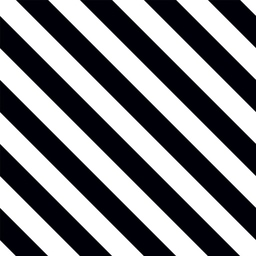
#> input picture Cryptography/tiles.jpg, 256 x 256 px, shrunk from 1000 x 1000 before the run, found by its file name
$ python AES_Demo.py
#> lines starting #> are read from the running program, lines starting #| are printed output that depends on the picture
### Cryptography/utils.py
import os
from PIL import Image, ImageFont, ImageDraw, ImageOps , ImageShow
import numpy as np
from enum import Enum
def random_key_generator(key_length):
    """
    Creates a random key with key_length bytes
    in hexadecimal and ASCII as bytes data type

    Paramaters
    ----------

    key_length : int
        Key length in bits

    Returns
    -------

    key : bytes
        Key as (ASCII or HEX) as bytes (if HEX is reresentable in ASCII then ASCII is prited o.w /x with HEX)
        This means A=>65 not 10 in decimal while /x_0a is 10 in decimal .
    """
    return os.urandom(key_length // 8)

def generate_random_iv(iv_length):
    """
    Paramaters
    ----------

    key_length : int
        Key length in bits
    """
    return random_key_generator(iv_length)

def inBin( toPrint ):
    """
    Returns the Binary representation of the input as str (for display ONLY!)

    toPrint is string => ASCII represenation
    toPrint is bytes => No / => ASCII  but with / HEX to BIN
    """
    if isinstance(toPrint,str):
        return " ".join(f"{ord(i):08b}" for i in toPrint)

    return " ".join(f"{(i):08b}" for i in toPrint)


def pad(plaintext , block_size=16 ):
    """
    Pads the given plaintext with PKCS#7 padding to a multiple of 16 bytes.
    Note that if the plaintext size is a multiple of 16,
    a whole block will be added.
    """
    padding_len = block_size - (len(plaintext) % block_size)
    padding = bytes([padding_len] * padding_len)
    return plaintext + padding

def unpad(plaintext):
    """
    Removes a PKCS#7 padding, returning the unpadded text and ensuring the
    padding was correct.
    """
    padding_len = plaintext[-1]
    assert padding_len > 0
    message, padding = plaintext[:-padding_len], plaintext[-padding_len:]
    assert all(p == padding_len for p in padding) , "Error in unpadding !!!"
    return message

def split_blocks(message, block_size=16, require_padding=True):
    """
    block_size in byte.
    """
    assert len(message) % block_size == 0 or not require_padding
    return [message[i:i+block_size] for i in range(0, len(message), block_size)]

def imread(path):
#> called with path = 'Cryptography\\tiles.jpg'
    return np.asarray(Image.open(path))
#> returned value is the input picture: shape (256, 256, 3); mean R, G, B 126.8, 126.9, 130.5
import matplotlib.pyplot as plt

def imshow_(img , title1 = '' ):
#> called with title1 = 'Original Image'
    x = Image.fromarray(img)
    x = ImageOps.expand(x, border=20, fill=(255,255,255))
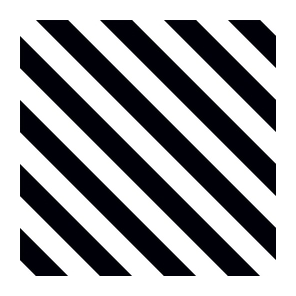
#> x: PIL image 296x296 RGB; mean R, G, B 159.1, 159.2, 161.9

    draw = ImageDraw.Draw(x)

    try:
        font = ImageFont.truetype("arial.ttf", 15)
    except :
        font = ImageFont.load_default()

    draw.text((20, 0), title1 , fill = (0,0,0), font = font)
    # ImageShow.show(x)
    #matplotlib implementation
    # plt.ion()
    plt.imshow(img,cmap='gray')
    if ( title1 != None ):
        plt.title(title1)
    # [4 lines of commented-out code are left out]
    return plt

def image2byte(img):
    return img.shape , img.reshape((-1)).tobytes() ;

def byte2image(size , b):
#> called with size = (256, 256, 3)
    return np.frombuffer(b, dtype= 'uint8').reshape(size);
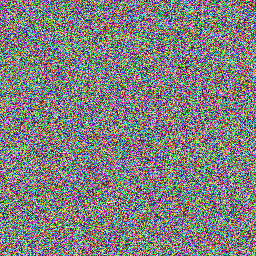
#> returned value: shape (256, 256, 3); mean of channels 0, 1, 2 127.6, 127.4, 127.1; drawn as R, G, B
#> call 2 of imshow_, with title1 = 'Encrypted Image'
#> in imshow_ (call 2), `x = ImageOps.expand(x, border=20, fill=(255,255,255))`:
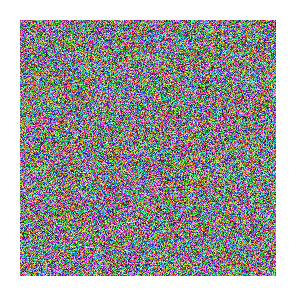
#> x: PIL image 296x296 RGB; mean R, G, B 159.7, 159.5, 159.4


class BC_mode(Enum):
     ECB = 1
     CBC = 2
     OFB = 3
     CFB = 4
     CTR = 5

def strToBytes(txt):
    if isinstance(txt, str):
				# Only accept ascii unicode values.
        try:
            return txt.encode('ascii')
        except UnicodeEncodeError:
            pass
        raise ValueError("Des can only work with encoded strings, not Unicode.")
    return txt

# [29 lines left out: functions String_to_BitList, BitList_to_String, not called in this run]

def xor_bytes(a, b):
    """ Returns a new byte array with the elements xor'ed. """
    return bytes(i^j for i, j in zip(a, b))

def compare2arrays(a, b):
    """ Returns a new byte array with the elements xor'ed. """
    return (i!=j for i, j in zip(a, b))

from random import sample
# [13 lines left out: function channelError, not called in this run]
def task4(string_binary, prb = 0.03):
    print('original text: ', string_binary)
    print('noisy text: ', BitList_to_String(channelError(String_to_BitList(string_binary), prb)))

# [68 lines left out: functions byteErrorRate, bitErrorRate, blockErrorRate, pixelErrorRate, not called in this run]


# see = image2byte(imread(os.path.dirname(os.path.abspath(__file__)) + '\\tiles.jpg'))

# imshow(byte2image(see[0], ))


imagesList = []
for i in range(3):
    tempLst = []
    for j in range(4):

        tempLst.append(imread(os.path.dirname(os.path.abspath(__file__)) + '\\tiles.jpg'))

    imagesList.append(tempLst)

### Cryptography/AES.py
"""
This is a pure python implementation of the Advanced Encryption Standard
AES with support for keys lengths ( AES-128, AES-192, AES-256).

Disclaimer !!
The following GItHub Repos. where used in this implemenation...
[1] https://github.com/boppreh/aes
[2] https://github.com/gabrielmbmb/aes

"""
################################################################################################
# Class: ciphers and deciphers the plaintext using the AES block cipher
#           with support to AES 128 and AES 192 and AES 256
# internal parameters:
#       plaintext: the plain text of arbitrary length e.g. 64 bits, or 8 characters
#       key: the cipher key of arbitrary length e.g. 64 bits or 8 characters
# Important functions:
#       encrypt_block: encrypt one block of size 128 bits or 16 bytes
#       encrypt: encrypt any stream e.g. arbitrary length text or image using AES
################################################################################################

import utils
from tqdm import tqdm
# [8 lines of commented-out code are left out]
s_box = (
    0x63, 0x7C, 0x77, 0x7B, 0xF2, 0x6B, 0x6F, 0xC5, 0x30, 0x01, 0x67, 0x2B, 0xFE, 0xD7, 0xAB, 0x76,
    0xCA, 0x82, 0xC9, 0x7D, 0xFA, 0x59, 0x47, 0xF0, 0xAD, 0xD4, 0xA2, 0xAF, 0x9C, 0xA4, 0x72, 0xC0,
    0xB7, 0xFD, 0x93, 0x26, 0x36, 0x3F, 0xF7, 0xCC, 0x34, 0xA5, 0xE5, 0xF1, 0x71, 0xD8, 0x31, 0x15,
    0x04, 0xC7, 0x23, 0xC3, 0x18, 0x96, 0x05, 0x9A, 0x07, 0x12, 0x80, 0xE2, 0xEB, 0x27, 0xB2, 0x75,
    0x09, 0x83, 0x2C, 0x1A, 0x1B, 0x6E, 0x5A, 0xA0, 0x52, 0x3B, 0xD6, 0xB3, 0x29, 0xE3, 0x2F, 0x84,
    0x53, 0xD1, 0x00, 0xED, 0x20, 0xFC, 0xB1, 0x5B, 0x6A, 0xCB, 0xBE, 0x39, 0x4A, 0x4C, 0x58, 0xCF,
    0xD0, 0xEF, 0xAA, 0xFB, 0x43, 0x4D, 0x33, 0x85, 0x45, 0xF9, 0x02, 0x7F, 0x50, 0x3C, 0x9F, 0xA8,
    0x51, 0xA3, 0x40, 0x8F, 0x92, 0x9D, 0x38, 0xF5, 0xBC, 0xB6, 0xDA, 0x21, 0x10, 0xFF, 0xF3, 0xD2,
    0xCD, 0x0C, 0x13, 0xEC, 0x5F, 0x97, 0x44, 0x17, 0xC4, 0xA7, 0x7E, 0x3D, 0x64, 0x5D, 0x19, 0x73,
    0x60, 0x81, 0x4F, 0xDC, 0x22, 0x2A, 0x90, 0x88, 0x46, 0xEE, 0xB8, 0x14, 0xDE, 0x5E, 0x0B, 0xDB,
    0xE0, 0x32, 0x3A, 0x0A, 0x49, 0x06, 0x24, 0x5C, 0xC2, 0xD3, 0xAC, 0x62, 0x91, 0x95, 0xE4, 0x79,
    0xE7, 0xC8, 0x37, 0x6D, 0x8D, 0xD5, 0x4E, 0xA9, 0x6C, 0x56, 0xF4, 0xEA, 0x65, 0x7A, 0xAE, 0x08,
    0xBA, 0x78, 0x25, 0x2E, 0x1C, 0xA6, 0xB4, 0xC6, 0xE8, 0xDD, 0x74, 0x1F, 0x4B, 0xBD, 0x8B, 0x8A,
    0x70, 0x3E, 0xB5, 0x66, 0x48, 0x03, 0xF6, 0x0E, 0x61, 0x35, 0x57, 0xB9, 0x86, 0xC1, 0x1D, 0x9E,
    0xE1, 0xF8, 0x98, 0x11, 0x69, 0xD9, 0x8E, 0x94, 0x9B, 0x1E, 0x87, 0xE9, 0xCE, 0x55, 0x28, 0xDF,
    0x8C, 0xA1, 0x89, 0x0D, 0xBF, 0xE6, 0x42, 0x68, 0x41, 0x99, 0x2D, 0x0F, 0xB0, 0x54, 0xBB, 0x16
)

inv_s_box = (
    0x52, 0x09, 0x6A, 0xD5, 0x30, 0x36, 0xA5, 0x38, 0xBF, 0x40, 0xA3, 0x9E, 0x81, 0xF3, 0xD7, 0xFB,
    0x7C, 0xE3, 0x39, 0x82, 0x9B, 0x2F, 0xFF, 0x87, 0x34, 0x8E, 0x43, 0x44, 0xC4, 0xDE, 0xE9, 0xCB,
    0x54, 0x7B, 0x94, 0x32, 0xA6, 0xC2, 0x23, 0x3D, 0xEE, 0x4C, 0x95, 0x0B, 0x42, 0xFA, 0xC3, 0x4E,
    0x08, 0x2E, 0xA1, 0x66, 0x28, 0xD9, 0x24, 0xB2, 0x76, 0x5B, 0xA2, 0x49, 0x6D, 0x8B, 0xD1, 0x25,
    0x72, 0xF8, 0xF6, 0x64, 0x86, 0x68, 0x98, 0x16, 0xD4, 0xA4, 0x5C, 0xCC, 0x5D, 0x65, 0xB6, 0x92,
    0x6C, 0x70, 0x48, 0x50, 0xFD, 0xED, 0xB9, 0xDA, 0x5E, 0x15, 0x46, 0x57, 0xA7, 0x8D, 0x9D, 0x84,
    0x90, 0xD8, 0xAB, 0x00, 0x8C, 0xBC, 0xD3, 0x0A, 0xF7, 0xE4, 0x58, 0x05, 0xB8, 0xB3, 0x45, 0x06,
    0xD0, 0x2C, 0x1E, 0x8F, 0xCA, 0x3F, 0x0F, 0x02, 0xC1, 0xAF, 0xBD, 0x03, 0x01, 0x13, 0x8A, 0x6B,
    0x3A, 0x91, 0x11, 0x41, 0x4F, 0x67, 0xDC, 0xEA, 0x97, 0xF2, 0xCF, 0xCE, 0xF0, 0xB4, 0xE6, 0x73,
    0x96, 0xAC, 0x74, 0x22, 0xE7, 0xAD, 0x35, 0x85, 0xE2, 0xF9, 0x37, 0xE8, 0x1C, 0x75, 0xDF, 0x6E,
    0x47, 0xF1, 0x1A, 0x71, 0x1D, 0x29, 0xC5, 0x89, 0x6F, 0xB7, 0x62, 0x0E, 0xAA, 0x18, 0xBE, 0x1B,
    0xFC, 0x56, 0x3E, 0x4B, 0xC6, 0xD2, 0x79, 0x20, 0x9A, 0xDB, 0xC0, 0xFE, 0x78, 0xCD, 0x5A, 0xF4,
    0x1F, 0xDD, 0xA8, 0x33, 0x88, 0x07, 0xC7, 0x31, 0xB1, 0x12, 0x10, 0x59, 0x27, 0x80, 0xEC, 0x5F,
    0x60, 0x51, 0x7F, 0xA9, 0x19, 0xB5, 0x4A, 0x0D, 0x2D, 0xE5, 0x7A, 0x9F, 0x93, 0xC9, 0x9C, 0xEF,
    0xA0, 0xE0, 0x3B, 0x4D, 0xAE, 0x2A, 0xF5, 0xB0, 0xC8, 0xEB, 0xBB, 0x3C, 0x83, 0x53, 0x99, 0x61,
    0x17, 0x2B, 0x04, 0x7E, 0xBA, 0x77, 0xD6, 0x26, 0xE1, 0x69, 0x14, 0x63, 0x55, 0x21, 0x0C, 0x7D,
)

r_con = (
    0x00, 0x01, 0x02, 0x04, 0x08, 0x10, 0x20, 0x40,
    0x80, 0x1B, 0x36, 0x6C, 0xD8, 0xAB, 0x4D, 0x9A,
    0x2F, 0x5E, 0xBC, 0x63, 0xC6, 0x97, 0x35, 0x6A,
    0xD4, 0xB3, 0x7D, 0xFA, 0xEF, 0xC5, 0x91, 0x39,
)

class AES:

    rounds_by_key_size = {16: 10, 24: 12, 32: 14}
    # Constructor
    def __init__(self, master_key):
        """
        Initializes the object with a given key.
        """
        assert len(master_key) in AES.rounds_by_key_size
        utils.strToBytes(master_key)
        self.n_rounds = AES.rounds_by_key_size[len(master_key)]
        self._key_matrices = self._expand_key(master_key)

    # Key Schedule
    def _expand_key(self, master_key):
        """
        Expands and returns a list of key matrices for the given master_key.
        """
        # Initialize round keys with raw key material.
        key_columns = self.bytes2matrix(master_key)
        iteration_size = len(master_key) // 4

        # Each iteration has exactly as many columns as the key material.
        columns_per_iteration = len(key_columns)
        i = 1
        while len(key_columns) < (self.n_rounds + 1) * 4:  # (num_keys + 1) * 4 word per key
            # Copy previous word.
            word = list(key_columns[-1])

            # Perform schedule_core once every "row". ( G fun and xor)
            if len(key_columns) % iteration_size == 0:
                # Circular shift.
                word.append(word.pop(0))
                # Map to S-BOX.
                word = [s_box[b] for b in word]
                # XOR with first byte of R-CON, since the others bytes of R-CON are 0.
                word[0] ^= r_con[i]
                i += 1
            elif len(master_key) == 32 and len(key_columns) % iteration_size == 4:
                # Run word through S-box in the fourth iteration when using a
                # 256-bit key.
                word = [s_box[b] for b in word]

            # XOR with equivalent word from previous iteration.
            word = self.xor_bytes(word, key_columns[-iteration_size])
            key_columns.append(word)

        # Group key words in 4x4 byte matrices.
        return [key_columns[4*i : 4*(i+1)] for i in range(len(key_columns) // 4)]

    # main Encryption Loop
    def encrypt_block(self, plaintext):
        """
        Encrypts a single block of 16 byte long plaintext.
        """
        assert len(plaintext) == 16

        plain_state = self.bytes2matrix(plaintext)

        self.add_round_key(plain_state, self._key_matrices[0])

        for i in range(1, self.n_rounds):
            self.sub_bytes(plain_state)
            self.shift_rows(plain_state)
            self.mix_columns(plain_state)
            self.add_round_key(plain_state, self._key_matrices[i])

        self.sub_bytes(plain_state)
        self.shift_rows(plain_state)
        self.add_round_key(plain_state, self._key_matrices[-1])

        return self.matrix2bytes(plain_state)

    # main Decryption Loop
    def decrypt_block(self, ciphertext):
        """
        Decrypts a single block of 16 byte long ciphertext.
        """
        assert len(ciphertext) == 16

        cipher_state = self.bytes2matrix(ciphertext)

        self.add_round_key(cipher_state, self._key_matrices[-1])
        self.inv_shift_rows(cipher_state)
        self.inv_sub_bytes(cipher_state)

        for i in range(self.n_rounds - 1, 0, -1):
            self.add_round_key(cipher_state, self._key_matrices[i])
            self.inv_mix_columns(cipher_state)
            self.inv_shift_rows(cipher_state)
            self.inv_sub_bytes(cipher_state)

        self.add_round_key(cipher_state, self._key_matrices[0])

        return self.matrix2bytes(cipher_state)

    # Encryption Function
    def encrypt( self, plaintext, mode =utils.BC_mode.ECB , iv = None ):
        """
        Encrypts `plaintext` with `key` using AES-128, an HMAC to verify integrity,
        and PBKDF2 to stretch the given key.

        The exact algorithm is specified in the module docstring.
        """
        assert isinstance( mode, utils.BC_mode  )
        assert iv==None or len(iv)==16
        utils.strToBytes(plaintext)
        plaintext = utils.pad(plaintext)
        blocks = []

        if( mode == utils.BC_mode.CBC  and iv != None):
            previous = iv
            for plaintext_block in tqdm(utils.split_blocks(plaintext), desc="CBC encryption"):
                # CBC mode encrypt:
                block = self.encrypt_block(self.xor_bytes(plaintext_block, previous))
                # print(len(block))
                blocks.append(block)
                previous = block
            ciphertext =  b''.join(blocks)
        elif( mode == utils.BC_mode.OFB  and iv != None ):
            previous = iv
            for plaintext_block in tqdm(utils.split_blocks(plaintext), desc="OFB encryption"):
                # OFB mode encrypt: plaintext_block XOR encrypt(previous)
                block = self.encrypt_block(previous)
                ciphertext_block = self.xor_bytes(plaintext_block, block)
                blocks.append(ciphertext_block)
                previous = block
            ciphertext =  b''.join(blocks)
        elif (mode == utils.BC_mode.CFB and iv != None):
            previous = iv
            s = 8
            #The plain text will be encrypted depending on the number of bits s
            for plaintext_block in tqdm(utils.split_blocks(plaintext, block_size=s ), desc="CFB encryption"):

                #encrypt block previous and choose s bytes
                block = self.encrypt_block(previous)[:s]
                #XOR block with the plain text to produce first cipher
                ciphertext_block = self.xor_bytes(block, plaintext_block)
                blocks.append(ciphertext_block)

                #now we must update the blocks for the next loop
                #The cipher block we just encrypted will take the LSB
                prev_ciphertext_block = ciphertext_block
                previous = previous[:s] + prev_ciphertext_block

            ciphertext = b''.join(blocks)

        elif (mode == utils.BC_mode.CTR and iv != None):
            previous = iv
            def iv_to_bytes(iv):
                #returns an integer represented in bytes as the first counter
                return b''.join([iv[i].to_bytes(1, byteorder = 'little') for i in range(len(iv))])

            number_in_bytes = iv_to_bytes(iv)
            def bytes_to_int(bytes):
                return int.from_bytes(bytes, byteorder = 'little')
            number_int = bytes_to_int(number_in_bytes)

            def int_to_bytes(int):
                return int.to_bytes(16, byteorder = 'little')

            for counter, plaintext_block in tqdm(enumerate(utils.split_blocks(plaintext)), desc="CTR encryption"):
                counter_block = number_int + counter
                counter_block = counter_block % 2**16

                counter_block_to_encrypt = int_to_bytes(counter_block)

                block = self.encrypt_block(counter_block_to_encrypt)
                ciphertext_block = self.xor_bytes(block, plaintext_block)

                blocks.append(ciphertext_block)


                # CTR mode encrypt: plaintext_block XOR encrypt(counter)
                # write the code for the counter mode here
            ciphertext = b''.join(blocks)
        else:
            for plaintext_block in tqdm(utils.split_blocks(plaintext), desc="ECB encryption"):
                # ECB mode encrypt:
                block = self.encrypt_block(plaintext_block)
                blocks.append(block)
            ciphertext =  b''.join(blocks)

        return ciphertext

    # Decryption Function
    def decrypt( self, ciphertext, mode = utils.BC_mode.ECB, iv = None):
        """
        Decrypts `ciphertext` with the given initialization vector (iv).

        """
        assert isinstance( mode, utils.BC_mode  )
        assert iv==None or len(iv)==16
        utils.strToBytes(ciphertext)
        # ciphertext = utils.pad(ciphertext)
        blocks = []

        if( mode == utils.BC_mode.CBC and iv != None):

            previous = iv
            for ciphertext_block in tqdm(utils.split_blocks(ciphertext), desc="CBC decryption"):
                # CBC mode decryption:
                blocks.append(self.xor_bytes( previous, self.decrypt_block(ciphertext_block)  ))
                previous = ciphertext_block
            plaintext =  utils.unpad( b''.join(blocks) ) ;

        elif( mode == utils.BC_mode.OFB  and iv != None ):
            previous = iv
            for ciphertext_block in tqdm(utils.split_blocks(ciphertext), desc="OFB decryption"):
                # OFB mode decryption: plaintext_block XOR encrypt(previous)
                block = self.encrypt_block(previous)
                plaintext_block = self.xor_bytes(ciphertext_block, block)
                blocks.append(plaintext_block)
                previous = block
            plaintext =  utils.unpad( b''.join(blocks) )
        elif (mode == utils.BC_mode.CFB and iv != None):
            previous = iv
            s = 8
            for ciphertext_block in tqdm(utils.split_blocks(ciphertext, block_size=s), desc="CFB decryption"):


                temp = self.encrypt_block(previous)[:s]
                plaintext_block = self.xor_bytes(ciphertext_block, temp)
                blocks.append(plaintext_block)
                previous = previous[:s] + ciphertext_block


            plaintext =  utils.unpad( b''.join(blocks) )


        elif (mode == utils.BC_mode.CTR and iv != None):
            previous = iv
            def iv_to_bytes(iv):
                #returns an integer represented in bytes as the first counter
                return b''.join([iv[i].to_bytes(1, byteorder = 'little') for i in range(len(iv))])

            number_in_bytes = iv_to_bytes(iv)
            def bytes_to_int(bytes):
                return int.from_bytes(bytes, byteorder = 'little')
            number_int = bytes_to_int(number_in_bytes)

            def int_to_bytes(int):
                return int.to_bytes(16, byteorder = 'little')

            for counter, ciphertext_block in tqdm(enumerate(utils.split_blocks(ciphertext)), desc="CTR encryption"):
                counter_block = number_int + counter
                counter_block = counter_block % 2**16

                counter_block_to_encrypt = int_to_bytes(counter_block)

                block = self.encrypt_block(counter_block_to_encrypt)
                plaintext_block = self.xor_bytes(block, ciphertext_block)

                blocks.append(plaintext_block)


                # CTR mode encrypt: ciphertext_block XOR encrypt(counter)
                # write the code for the counter mode here
            plaintext = utils.unpad( b''.join(blocks) )
        else:
            for ciphertext_block in tqdm(utils.split_blocks(ciphertext), desc="ECB decryption"):
                # ECB mode encrypt:
                block = self.decrypt_block(ciphertext_block)
                blocks.append(block)
            plaintext =  utils.unpad(b''.join(blocks) )

        return plaintext

    # internal use Methods
    def bytes2matrix(self,text):
        """ Converts a 16-byte array into a 4x4 matrix. """
        return [list(text[i:i+4]) for i in range(0, len(text), 4)]

    def matrix2bytes(self,matrix):
        """ Converts a 4x4 matrix into a 16-byte array.  """
        return bytes(sum(matrix, []))

    def xor_bytes(self,a, b):
        """ Returns a new byte array with the elements xor'ed. """
        return bytes(i^j for i, j in zip(a, b))

    def sub_bytes(self,s):
        """ Returns a permuted byte array with the elements according to the s-box. """
        for i in range(4):
            for j in range(4):
                s[i][j] = s_box[s[i][j]]

    def add_round_key(self,s, k):
        """ XOR the key and the statue. """
        for i in range(4):
            for j in range(4):
                s[i][j] ^= k[i][j]

    def shift_rows(self,s):
        """
        Opessite to the Convention and literature, s matrix is in the form
        [B0,B1,B2,B3;       rather than     [B0,B4,B8,B12;
         B4 ........]                        B1 ........]
        and then you take the columsn, so the shifts are diffrent with this new Structuer of matrix

        """
        s[0][1], s[1][1], s[2][1], s[3][1] = s[1][1], s[2][1], s[3][1], s[0][1]
        s[0][2], s[1][2], s[2][2], s[3][2] = s[2][2], s[3][2], s[0][2], s[1][2]
        s[0][3], s[1][3], s[2][3], s[3][3] = s[3][3], s[0][3], s[1][3], s[2][3]

    # To prevent timing attacks, xtime must takes a fixed number of cycles, independently of the value of its argument
    # this is achieved by inserting dummy instructions should in the right
    xtime = lambda self, a: (((a << 1) ^ 0x1B) & 0xFF) if (a & 0x80) else ( (a << 1) )

    # [8 lines left out: function mix_single_column, not called in this run]

    def mix_single_column(self, a):
        # see Sec 4.1.2 in The Design of Rijndael
#> (the run stopped early here; a loop or call above may not have finished)
